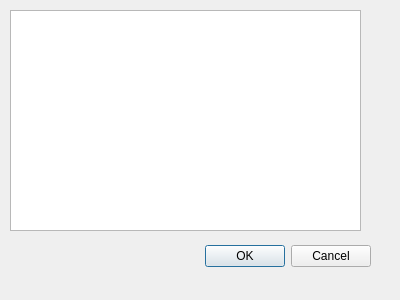
<?xml version="1.0" encoding="UTF-8"?>
<ui version="4.0">
 <class>Dialog</class>
 <widget class="QDialog" name="Dialog">
  <property name="geometry">
   <rect>
    <x>0</x>
    <y>0</y>
    <width>400</width>
    <height>300</height>
   </rect>
  </property>
  <property name="windowTitle">
   <string>Dialog</string>
  </property>
  <widget class="QDialogButtonBox" name="buttonBox">
   <property name="geometry">
    <rect>
     <x>30</x>
     <y>240</y>
     <width>341</width>
     <height>32</height>
    </rect>
   </property>
   <property name="orientation">
    <enum>Qt::Horizontal</enum>
   </property>
   <property name="standardButtons">
    <set>QDialogButtonBox::Cancel|QDialogButtonBox::Ok</set>
   </property>
  </widget>
  <widget class="QTextEdit" name="textEdit">
   <property name="geometry">
    <rect>
     <x>10</x>
     <y>10</y>
     <width>351</width>
     <height>221</height>
    </rect>
   </property>
  </widget>
 </widget>
 <resources/>
 <connections>
  <connection>
   <sender>buttonBox</sender>
   <signal>accepted()</signal>
   <receiver>Dialog</receiver>
   <slot>accept()</slot>
   <hints>
    <hint type="sourcelabel">
     <x>248</x>
     <y>254</y>
    </hint>
    <hint type="destinationlabel">
     <x>157</x>
     <y>274</y>
    </hint>
   </hints>
  </connection>
  <connection>
   <sender>buttonBox</sender>
   <signal>rejected()</signal>
   <receiver>Dialog</receiver>
   <slot>reject()</slot>
   <hints>
    <hint type="sourcelabel">
     <x>316</x>
     <y>260</y>
    </hint>
    <hint type="destinationlabel">
     <x>286</x>
     <y>274</y>
    </hint>
   </hints>
  </connection>
 </connections>
</ui>
